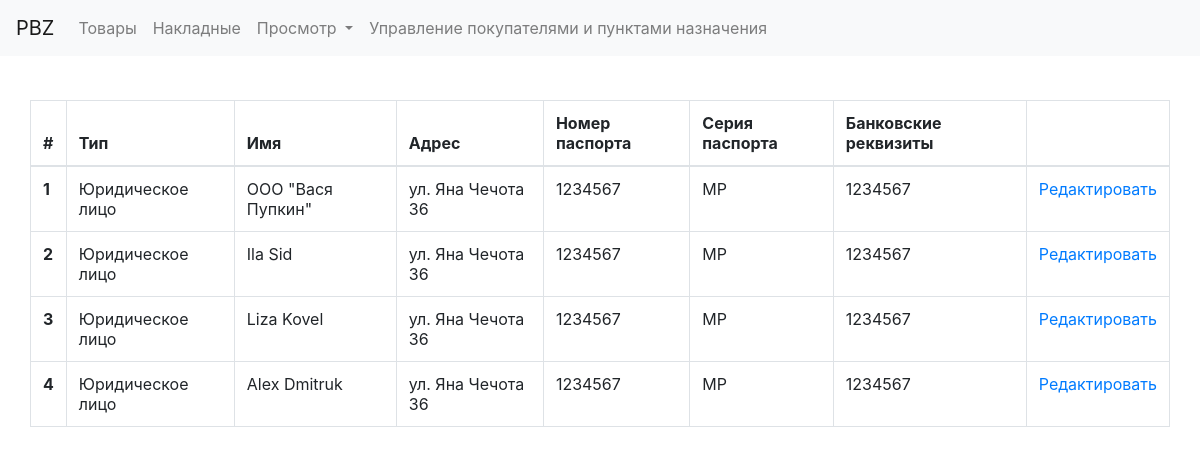
The page /edit_customer_page on the database as committed earlier.
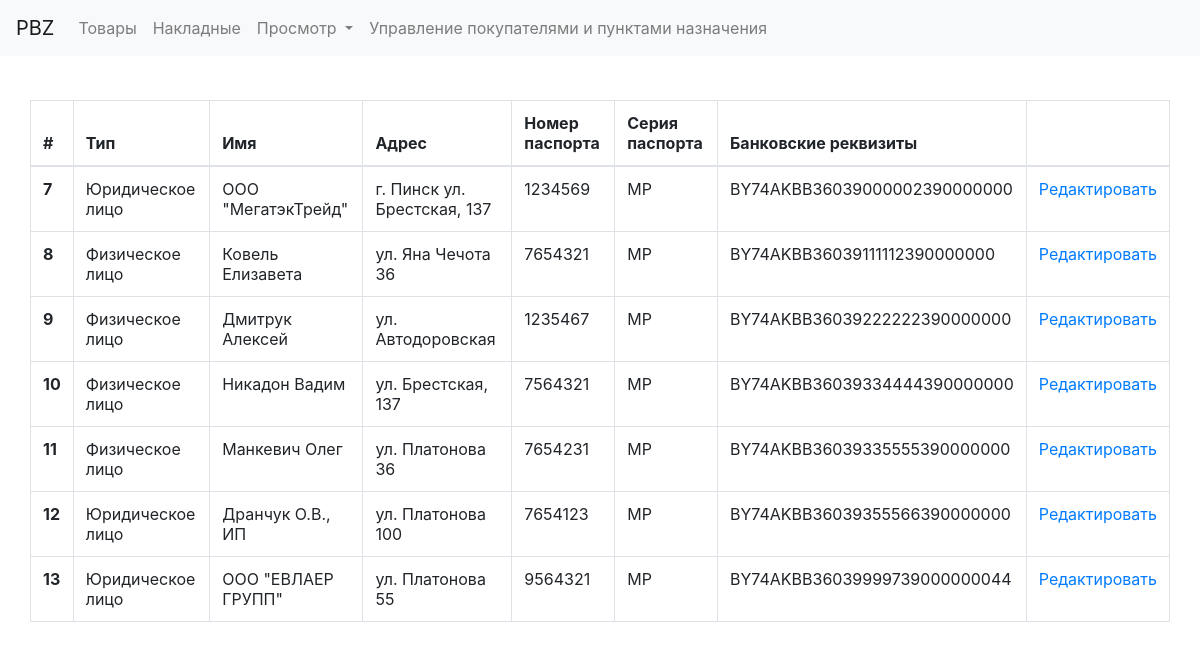
The same page on the database as committed later.
### PBZ/models.py (models this page shows)
class Customer(models.Model):
    type = models.CharField(max_length=100)
    name = models.CharField(max_length=100)
    address = models.CharField(max_length=100)
    passport_id = models.IntegerField()
    passport_series = models.CharField(max_length=2)
    bank_details = models.CharField(max_length=100)

### PBZ/views.py (the view)
# urls.py: path('edit_customer_page', views.customer_edit_page, name='edit_customer_page'),
def customer_edit_page(request):
    context = {}
    context['customer'] = Customer.objects.all()
    return render(request, 'edit_customer_page.html', context)

### PBZ/templates/edit_customer_page.html
{% extends 'common.html' %}
{% block content %}
    <body class="container-fluid"
          style="background-image: url('https://www.franchise-ed.org.au/wp-content/uploads/2019/08/AdobeStock_202169920-scaled.jpeg'); background-repeat: no-repeat; background-size: cover; background-position: center center;">
    <div class="container-fluid" style="background-color: white">
        <table class="table table-bordered">
            <thead>
            <tr>
                <th>#</th>
                <th>Тип</th>
                <th>Имя</th>
                <th>Адрес</th>
                <th>Номер паспорта</th>
                <th>Серия паспорта</th>
                <th>Банковские реквизиты</th>
                <th></th>
            </tr>
            </thead>
            <tbody>
                {% for item in customer %}
                    <tr>
                    <th scope="row">{{ item.id }}</th>
                    <td>{{ item.type }}</td>
                    <td>{{ item.name }}</td>
                    <td>{{ item.address  }}</td>
                        <td>{{ item.passport_id }}</td>
                    <td>{{ item.passport_series }}</td>
                    <td>{{ item.bank_details  }}</td>
                    <td><a href="{% url 'edit_customer' item.id %}">Редактировать</a></td>
                    </tr>
                {% endfor %}
            </tbody>
        </table>
    </div>
    </body>
{% endblock %}

Rows that differ between the two databases and show on the page:
removed Customer: id "1", type "Юридическое лицо", name "ООО \"Вася Пупкин\"", address "ул. Яна Чечота 36", passport_id "1234567", passport_series "MP", bank_details "1234567"
removed Customer: id "2", type "Юридическое лицо", name "Ila Sid", address "ул. Яна Чечота 36", passport_id "1234567", passport_series "MP", bank_details "1234567"
removed Customer: id "3", type "Юридическое лицо", name "Liza Kovel", address "ул. Яна Чечота 36", passport_id "1234567", passport_series "MP", bank_details "1234567"
removed Customer: id "4", type "Юридическое лицо", name "Alex Dmitruk", address "ул. Яна Чечота 36", passport_id "1234567", passport_series "MP", bank_details "1234567"
added Customer: id "7", type "Юридическое лицо", name "ООО \"МегатэкТрейд\"", address "г. Пинск ул. Брестская, 137", passport_id "1234569", passport_series "MP", bank_details "BY74AKBB36039000002390000000"
added Customer: id "8", type "Физическое лицо", name "Ковель Елизавета", address "ул. Яна Чечота 36", passport_id "7654321", passport_series "MP", bank_details "BY74AKBB36039111112390000000"
added Customer: id "9", type "Физическое лицо", name "Дмитрук Алексей", address "ул. Автодоровская", passport_id "1235467", passport_series "MP", bank_details "BY74AKBB36039222222390000000"
added Customer: id "10", type "Физическое лицо", name "Никадон Вадим", address "ул. Брестская, 137", passport_id "7564321", passport_series "MP", bank_details "BY74AKBB36039334444390000000"
added Customer: id "11", type "Физическое лицо", name "Манкевич Олег", address "ул. Платонова 36", passport_id "7654231", passport_series "MP", bank_details "BY74AKBB36039335555390000000"
added Customer: id "12", type "Юридическое лицо", name "Дранчук О.В., ИП", address "ул. Платонова 100", passport_id "7654123", passport_series "MP", bank_details "BY74AKBB36039355566390000000"
added Customer: id "13", type "Юридическое лицо", name "ООО \"ЕВЛАЕР ГРУПП\"", address "ул. Платонова 55", passport_id "9564321", passport_series "MP", bank_details "BY74AKBB36039999739000000044"
